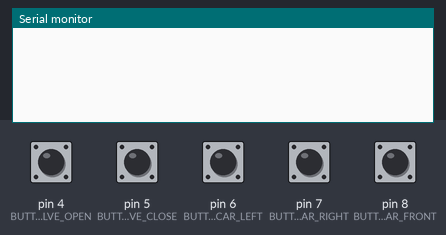
A sketch run on a simulated Arduino Uno, built with avr-gcc and run on an emulated ATmega328P. Parts: the last lines printed to the serial monitor. Inputs (shaded band) come from the test bench; at power-on: pin 4 (BUTTON_VALVE_OPEN), pin 5 (BUTTON_VALVE_CLOSE), pin 6 (BUTTON_CAR_LEFT), pin 7 (BUTTON_CAR_RIGHT), pin 8 (BUTTON_CAR_FRONT) LOW.

Above: at 1.2 s.
1.3 s: pin 4 (BUTTON_VALVE_OPEN) pulled HIGH for 0.15 s
At 2.7 s:
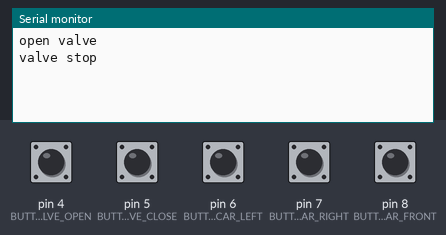
3.0 s: pin 5 (BUTTON_VALVE_CLOSE) pulled HIGH for 0.15 s
At 3.16 s:
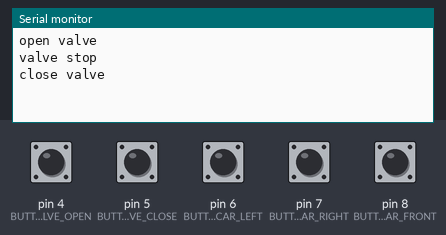
4.6 s: pin 6 (BUTTON_CAR_LEFT) pulled HIGH for 0.15 s
At 5.5 s:
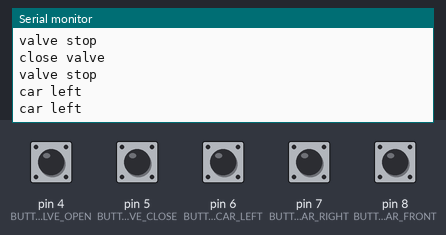
6.2 s: pin 7 (BUTTON_CAR_RIGHT) pulled HIGH for 0.15 s
At 6.7 s:
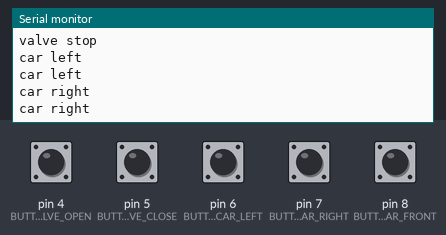
7.8 s: pin 8 (BUTTON_CAR_FRONT) pulled HIGH for 0.15 s
At 9.2 s:
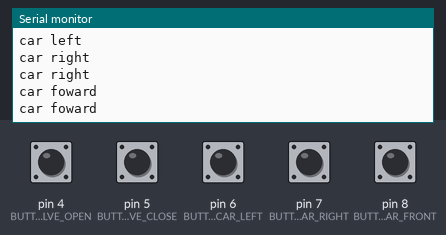

Measured:
- after the input at 1.3 s, the serial monitor: prints a new line at once (image 1)
- after the input at 3.0 s, the serial monitor: prints a new line at once (image 2)
- after the input at 4.6 s, the serial monitor: prints a new line at once (image 3)
- after the input at 6.2 s, the serial monitor: prints a new line at once (image 4)
- after the input at 7.8 s, the serial monitor: prints a new line at once (image 5)

The sketch:

controller-use_button.ino
```cpp
//Button
#define BUTTON_VALVE_OPEN 4
#define BUTTON_VALVE_CLOSE 5
#define BUTTON_CAR_LEFT 6
#define BUTTON_CAR_RIGHT 7
#define BUTTON_CAR_FRONT 8

bool button_state[2] = {0};

//nRF24L01
// #include <SPI.h>
// #include "RF24.h"

// #define NRF24L01_CE 2
// #define NRF24L01_CSN 3
// #define NRF24L01_CHANNEL 83             //0-125, 2400MHz + CHANNEL
// #define NRF24L01_PA_LEVEL RF24_PA_LOW   //RF24_PA_MIN
//                                         //RF24_PA_LOW
//                                         //RF24_PA_HIGH
//                                         //RF24_PA_MAX
// #define NRF24L01_DATA_RATE RF24_1MBPS   //RF24_250KBPS
//                                         //RF24_1MBPS
//                                         //RF24_2MBPS

// RF24 radio(NRF24L01_CE, NRF24L01_CSN);

// const byte addr[] = "1Nodes";

void setup()
{
    Serial.begin(9600);

    //Button
    pinMode(BUTTON_VALVE_OPEN, INPUT);
    pinMode(BUTTON_VALVE_CLOSE, INPUT);
    pinMode(BUTTON_CAR_LEFT, INPUT);
    pinMode(BUTTON_CAR_RIGHT, INPUT);
    pinMode(BUTTON_CAR_FRONT, INPUT);

    //nRF24L01
    // radio.begin();
    // radio.setChannel(NRF24L01_CHANNEL);
    // radio.openWritingPipe(addr);
    // radio.setPALevel(NRF24L01_PA_LEVEL);
    // radio.setDataRate(NRF24L01_DATA_RATE);
    // radio.stopListening();
}

void loop()
{
    if(digitalRead(BUTTON_VALVE_OPEN) == HIGH && button_state[0] == false)      //button pressed
    {
        button_state[0] = true;
        const char msg[] = "open valve";
        // radio.write(&msg, sizeof(msg));
        Serial.println(msg);
    }
    else if(digitalRead(BUTTON_VALVE_OPEN) == LOW && button_state[0] == true)   //button released
    {
        button_state[0] = false;
        const char msg[] = "valve stop";
        // radio.write(&msg, sizeof(msg));
        Serial.println(msg);
    }

    if(digitalRead(BUTTON_VALVE_CLOSE) == HIGH && button_state[1] == false)
    {
        button_state[1] = true;
        const char msg[] = "close valve";
        // radio.write(&msg, sizeof(msg));
        Serial.println(msg);
    }
    else if(digitalRead(BUTTON_VALVE_CLOSE) == LOW && button_state[1] == true)
    {
        button_state[1] = false;
        const char msg[] = "valve stop";
        // radio.write(&msg, sizeof(msg));
        Serial.println(msg);
    }

    if(digitalRead(BUTTON_CAR_LEFT) == HIGH)
    {
        const char msg[] = "car left";
        // radio.write(&msg, sizeof(msg));
        Serial.println(msg);
    }
    else if(digitalRead(BUTTON_CAR_RIGHT) == HIGH)
    {
        const char msg[] = "car right";
        // radio.write(&msg, sizeof(msg));
        Serial.println(msg);
    }
    else if(digitalRead(BUTTON_CAR_FRONT) == HIGH)
    {
        const char msg[] = "car foward";
        // radio.write(&msg, sizeof(msg));
        Serial.println(msg);
    }

    delay(100);
}
```
